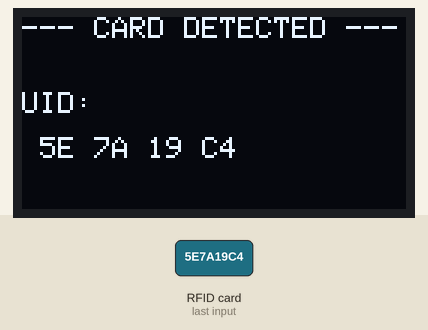
Simulated run of this sketch. Board: Arduino Uno, built with avr-gcc and run on an emulated ATmega328P. Shown: 128×64 one-colour display. Inputs (shaded band) come from the test bench.

1.4 s: RFID card 5E 7A 19 C4 held to the reader
Above: at 2.3 s.
Timing chart, 0 to 4.4 s (numbered marks = the images above; inputs shaded):
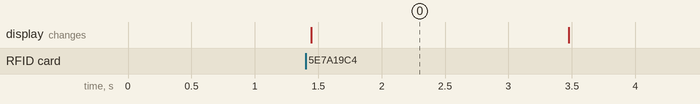

Measured:
- after the input at 1.4 s, the display: changes after 0.05 s (image 0)
- what the display in image 0 shows lasts 2.1 s, from 1.4 s to 3.5 s

The sketch:

sketch.ino
```cpp
#include <SPI.h>
#include <MFRC522.h>
#include <Wire.h>
#include <Adafruit_GFX.h>
#include <Adafruit_SSD1306.h>

// Configuration OLED (128x64 I2C)
#define SCREEN_WIDTH 128
#define SCREEN_HEIGHT 64
#define OLED_RESET -1
Adafruit_SSD1306 display(SCREEN_WIDTH, SCREEN_HEIGHT, &Wire, OLED_RESET);

// Configuration RFID RC522
#define SS_PIN 10
#define RST_PIN 9
MFRC522 rfid(SS_PIN, RST_PIN);

void setup() {
  Serial.begin(9600);
  SPI.begin();       // Init SPI bus
  rfid.PCD_Init();   // Init MFRC522

  // Init OLED Display
  if (!display.begin(SSD1306_SWITCHCAPVCC, 0x3C)) { // Address 0x3C ou 0x3D
    Serial.println(F("OLED activation failed!"));
    for (;;);
  }

  display.clearDisplay();
  display.setTextSize(1);
  display.setTextColor(SSD1306_WHITE);
  display.setCursor(15, 20);
  display.println(F("Scan RFID Tag..."));
  display.display();
}

void loop() {
  // Verifier si une nouvelle carte est présente
  if (!rfid.PICC_IsNewCardPresent() || !rfid.PICC_ReadCardSerial()) {
    return;
  }

  // Kharej el UID te3 el carte
  String content = "";
  for (byte i = 0; i < rfid.uid.size; i++) {
    content.concat(String(rfid.uid.uidByte[i] < 0x10 ? " 0" : " "));
    content.concat(String(rfid.uid.uidByte[i], HEX));
  }
  content.toUpperCase();

  // Affichage 3la OLED
  display.clearDisplay();

  display.setTextSize(1);
  display.setCursor(0, 0);
  display.println(F("--- CARD DETECTED ---"));

  display.setTextSize(1);
  display.setCursor(0, 25);
  display.println(F("UID:"));

  display.setTextSize(1);
  display.setCursor(0, 40);
  display.println(content);

  display.display();

  // Reset tag detection
  rfid.PICC_HaltA();
  rfid.PCD_StopCrypto1();

  delay(2000); // Intedhar 2 sec bch tarja3 tqra men jadid

  // Rajja3 l-ecran l'etat de départ
  display.clearDisplay();
  display.setTextSize(1);
  display.setCursor(15, 20);
  display.println(F("Scan RFID Tag..."));
  display.display();
}
```
